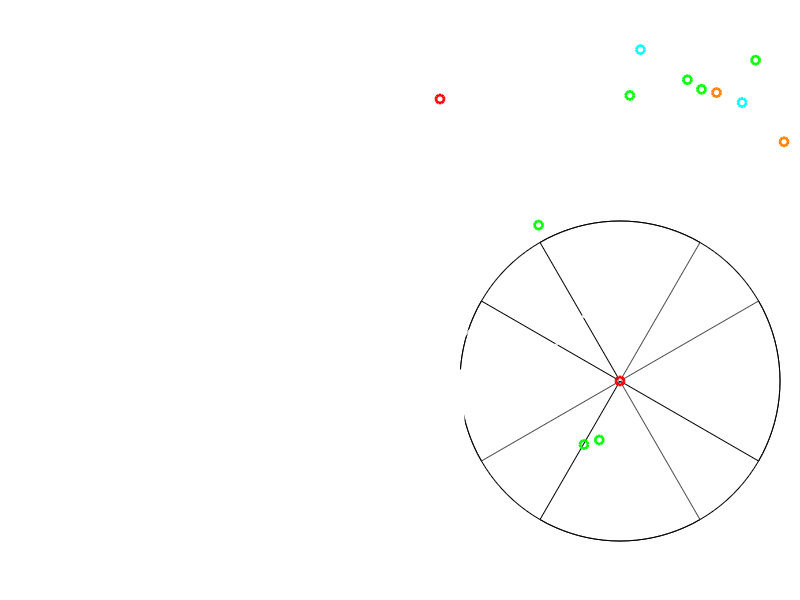

The MATLAB source for this figure:
function sim_world()
    
    % initialize interface
    interface = init_interface();
    
    % ******************* initialize object properties *******************
    dt = 0.05;              % (s) time resolution
    
    % initialize road map
    road = init_road();
    
    % motion equation for ego and moving objects
    x_t = @(v,t,x_1) v.*t - road.x(end).*floor(x_1/road.x(end));
    
    % initialize ego
    ego = init_ego(x_t, road);
    
    % initialize standing objects
    stand_n_objects = 10;
    stand = init_stand(stand_n_objects,road);
    
    % initialize moving and oncoming objects
    mov_n_objects = 2;      % number of moving objects
    mov = init_mov_objects(mov_n_objects, 1,x_t,ego,road); % moving obj
    onc = init_mov_objects(mov_n_objects,-1,x_t,ego,road); % oncoming obj
    
    % initialize simulation animation variables
    [interface, road, ego, stand, mov, onc, road_tail] = ...
            init_plots(interface, road, ego, stand, mov, onc);
    %initialize simulation time
    t = 0; % (s) time
    while strcmp(get(interface.main_figure.f,'visible'),'on')
        [t, dt, road, ego, stand, mov, onc, road_tail] = ...
            simulation_run(t, dt, road, ego, stand, mov, onc, road_tail);
    end
    
    output_sim_data(interface,road,ego,stand,mov,onc) 
    
    % *********************** function definitions ***********************
    
    function [t, dt, road, ego, stand, mov, onc, road_tail] =...
            simulation_run(t, dt, road, ego, stand, mov, onc, road_tail)
        % update common variables
        ego_x =  ego.x(t,ego.x_1);
        ego_y =  ego.y(ego_x);
        mov_x =  mov.x(t,mov.x_1);
        mov_y =  mov.y(mov_x);
        onc_x =  onc.x(t,onc.x_1);
        onc_y =  onc.y(onc_x);
        road_x = road.x + ego.x_1-road_tail;
        road_y = road.y(road_x);
        
        % ************************* static axes *************************
        
        % update static axes
        set(ego.m.static,'xData',ego_x,'yData',ego_y)
        ego.x_1 = ego.x(t,0);
        set(mov.m.static,'xData',mov_x,'yData',mov_y)
        mov.x_1 = mov.x(t,0);
        set(onc.m.static,'xData',onc_x,'yData',onc_y)
        onc.x_1 = onc.x(t,0);
        
        % ************************* dynamic axes *************************
        
        % update dynamic varibles
        [road_x,road_y,theta] = dynamic_transform_coordinates(...
            road_x,road_y,ego.x_1,ego.y(ego.x_1));
        % shift standing objects for smoother rendering
        s_shift = road.x(end)*((ego_x-stand.x) > road.x(round(end/2))) +... 
                 -road.x(end)*((stand.x-ego_x) > road.x(round(end/2)));
        [stand_x,stand_y] = dynamic_transform_coordinates(...
            stand.x+s_shift,stand.y,ego_x,ego_y, theta);
        % transform moving object corrdinates
        m_shift = road.x(end)*((ego_x-mov_x) > road.x(round(end/2))) +... 
                 -road.x(end)*((mov_x-ego_x) > road.x(round(end/2)));
        [mov_x,mov_y] = dynamic_transform_coordinates(...
            mov_x+m_shift,mov_y,ego_x,ego_y, theta);
        % transform oncoming object corrdinates
        o_shift = road.x(end)*((ego_x-onc_x) > road.x(round(end/2))) +... 
                 -road.x(end)*((onc_x-ego_x) > road.x(round(end/2)));
        [onc_x,onc_y] = dynamic_transform_coordinates(...
            onc_x+o_shift,onc_y,ego_x,ego_y, theta);
              
        % update dynamic axes
        set(road.m.dynamic, 'xData',road_y, 'yData',road_x)
        set(stand.m.dynamic,'xData',stand_y,'ydata',stand_x);
        set(mov.m.dynamic,  'xData',mov_y,  'yData',mov_x)
        set(onc.m.dynamic,  'xData',onc_y,  'yData',onc_x)
        
        % increment time
        t = t + dt;
        pause(dt)
    end
    
    function obj = init_road()
        obj = [];              % road properties
        obj.T = 80;            % (m) road periodicity
        obj.x = 0:0.2:240;     % (m) road x array
        obj.y = @(x) ...       % (m) road y array
            obj.T/2*sin(2*pi/obj.T*x).*cos(2*pi/obj.T/3*x);
    end
    
    function obj = init_ego(x_t, road)
       obj = [];                % ego properties
        obj.v = 5;              % (m/s) ego speed
        obj.x = @(t,x_1) x_t(obj.v,t,x_1); % (m) ego x position;
        obj.y = @(x) road.y(x); % (m) ego y position
        obj.x_1 = 0;            % (m) ego's last x
        % set sensor field od view properties
        obj.sensor.n = 4;              % number of sensors
        obj.sensor.fov.range = 80;     % sensor range
        obj.sensor.fov.theta = 150;    % sensor angular range
        % initialize sensors
        obj.sensor.theta(1:obj.sensor.n) =... % sensor orientation
            45 + 360/obj.sensor.n*(1:obj.sensor.n);
        obj.sensor.fov.draw.s = ...    % sensor drawing parameter
            (-0.5:0.02:0.5)'*obj.sensor.fov.theta;
        % initialize sensor specific coverage circles
        for ii = 1 : obj.sensor.n
            obj.sensor.fov.draw.circ{ii} = obj.sensor.fov.range*...
                [[0, 0];...
                [cosd(obj.sensor.fov.draw.s+obj.sensor.theta(ii)),...
                sind(obj.sensor.fov.draw.s+obj.sensor.theta(ii))];...
                [0, 0]];
        end 
    end

    function obj = init_stand(n,road)
        % range for standing objects
        rg_x = [min(road.x) max(road.x)]; 
        rg_y = [-1 1]*road.T ;
        obj = []; % standing (static) objects properties
        % randomly generate standing object positions
        obj.x = rand(n,1)*diff(rg_x) + rg_x(1);
        obj.y = rand(n,1)*diff(rg_y) + rg_y(1); 
    end
    
    function obj = init_mov_objects(n, direction, x_t, ego, road)        
        % moving objects
        obj = [];               % moving object properties
        obj.v = direction*ego.v*1.5*rand(n,1); % (m/s) moving object speed
        obj.t0 = ...            % random starting position
            rand(n,1)*diff(road.x([1 end]))./obj.v;
        obj.x = @(t,x_1)...     % (m) moving object x position;
            x_t(obj.v,t+obj.t0,x_1); 
        obj.y = @(x) road.y(x); % (m) moving object y position
        obj.x_1 = zeros(n,1); % (m) moving object last x
    end
    
    function [x,y,theta] = dynamic_transform_coordinates(...
            x,y,x_ref,y_ref,theta)
        % rotation matrix
        r = @(x,y,t) [x(:),y(:)]*[cos(t) -sin(t);...
                                  sin(t)  cos(t)];
        % rmove offset
        x = x - x_ref;
        y = y - y_ref;
        
        if nargin  < 5
            %find root
            [~,i_root] = min(abs(x));

            % calculate rotation angle
            dx = x(i_root+1) - x(i_root);
            dy = y(i_root+1) - y(i_root);
            theta = atan2(dy,dx);
        end
        
        % apply rotation
        xy = r(x,y,theta);
        
        % return results
        x = xy(:,1);
        y = xy(:,2);
        
    end

    function [interface, road, ego, stand, mov, onc, road_tail] =...
            init_plots(interface, road, ego, stand, mov, onc)
        set(interface.main_figure.ax_static,... % dynamic axes limits
            'xlim', [road.x(1) road.x(end)],...
            'ylim', [-1 1]*road.T/2);
        set(interface.main_figure.ax_dynamic,...% dynamic axes limits
            'xlim', [-1 1]*(ego.sensor.fov.range + 10),...
            'ylim', [-1 1]*(ego.sensor.fov.range + 10));
        road_tail = road.x(round(end/2));       % (m) road tail behind ego

        % initialze common variables
        r_x = road.x;           % road x array
        r_y = road.y(r_x);      % road y array

        e_x = ego.x(0,ego.x_1); % ego x position
        e_y = ego.y(e_x);       % ego y position

        m_x = mov.x(0,mov.x_1); % moving obect x position
        m_y = mov.y(m_x);       % moving object y position

        o_x = onc.x(0,onc.x_1); % oncoming object x position
        o_y = onc.y(o_x);       % oncoming object y position

        % static axes plots
        road.m.static = plot(interface.main_figure.ax_static,...
            r_x, r_y,'w','linewidth',2);
        ego.m.static =  plot(interface.main_figure.ax_static,...
            e_x,e_y,'or','linewidth',2);
        stand.m.static = plot(interface.main_figure.ax_static,...
            stand.x, stand.y,'og','linewidth',2);
        mov.m.static =  plot(interface.main_figure.ax_static,...
            m_x,m_y,'o','color',[1 0.5 0],'linewidth',2);
        onc.m.static =  plot(interface.main_figure.ax_static,...
            o_x,o_y,'oc','linewidth',2);

        % dynamic axes transformations
        % transform road coordinates
        [r_x,r_y,th] = dynamic_transform_coordinates(...
            r_x,r_y,e_x,e_y);
        % transform standing object coordinates
        [s_x,s_y] = dynamic_transform_coordinates(...
                stand.x,stand.y,e_x,e_y, th);
        % transform moving object corrdinates
        [m_x,m_y] = dynamic_transform_coordinates(...
                m_x,m_y,e_x,e_y, th);
        % transform oncoming object corrdinates
        [o_x,o_y] = dynamic_transform_coordinates(...
                o_x,o_y,e_x,e_y, th);

        % dynamic axes plots
        for ii = 1 : ego.sensor.n
            ego.sensor.m(ii) = patch(... % draw sensor FoV
                ego.sensor.fov.draw.circ{ii}(:,1),...
                ego.sensor.fov.draw.circ{ii}(:,2),...
                'w','FaceAlpha',.3,...
                'parent', interface.main_figure.ax_dynamic);
        end
        road.m.dynamic = plot(interface.main_figure.ax_dynamic,...
            r_y,r_x,'w','linewidth',2);
        ego.m.dynamic =  plot(interface.main_figure.ax_dynamic,...
            0,0,'or','linewidth',2);
        stand.m.dynamic = plot(interface.main_figure.ax_dynamic,...
            s_y,s_x,'og','linewidth',2);
        mov.m.dynamic =  plot(interface.main_figure.ax_dynamic,...
            m_x,m_y,'o','color',[1 0.5 0],'linewidth',2);
        onc.m.dynamic =  plot(interface.main_figure.ax_dynamic,...
            o_x,o_y,'oc','linewidth',2);

    end

    % ***************************** interface *****************************
    
    function interface = init_interface()
        interface = [];
        interface.colors.background      = [1 1 1]*0.25;
        interface.colors.plot_background = [1 1 1]*0.4;
        interface.colors.plot_lines      = [1 1 1]*1;
        interface.main_figure.f = figure(...
            'color',interface.colors.background,...
            'position',[1 31 1920 973],... %[450 80 1080 720]
            'CloseRequestFcn',@f_CloseRequestFcn);
        
        % initialize axes
        interface.main_figure.ax_static = axes(...
            'position',[0.55 0.73 0.45 0.21]);
        init_axes_style(interface.main_figure.ax_static,interface)
        interface.main_figure.ax_dynamic = axes(...
            'position',[0.55 0.05 0.45 0.63]);
        init_axes_style(interface.main_figure.ax_dynamic,interface)
        % draw sensor axes
        w = 0.2;        % axes width
        h = 0.4;        % axes height
        off = 0.03;
        xy_off = [0     w+off 0 w+off;...
                  h+off h+off 0 0]';
        for ii = 1 : 4
            interface.main_figure.ax_sensor(1) = axes(...
                'position',[0.15+xy_off(ii,1) 0.05+xy_off(ii,2) w h]);
            init_axes_style(interface.main_figure.ax_sensor(1),interface)
        end
    end

    function init_axes_style(ax, interface)
       set(ax,...
           'color',interface.colors.plot_background,...
           'xcolor',interface.colors.plot_lines,...
           'ycolor',interface.colors.plot_lines)
        axis image
        hold on
        grid on
        box on
    end
    
    function output_sim_data(interface,road,ego,stand,mov,onc)
        sim_world_data.road = road;
        sim_world_data.ego = ego;
        sim_world_data.stand = stand;
        sim_world_data.mov = mov;
        sim_world_data.onc = onc;
        sim_world_data.interface = interface;
        assignin('base','sim_world_data',sim_world_data)
    end

    function f_CloseRequestFcn(source,eventData)
        set(source,'visible','off')
    end
    
end